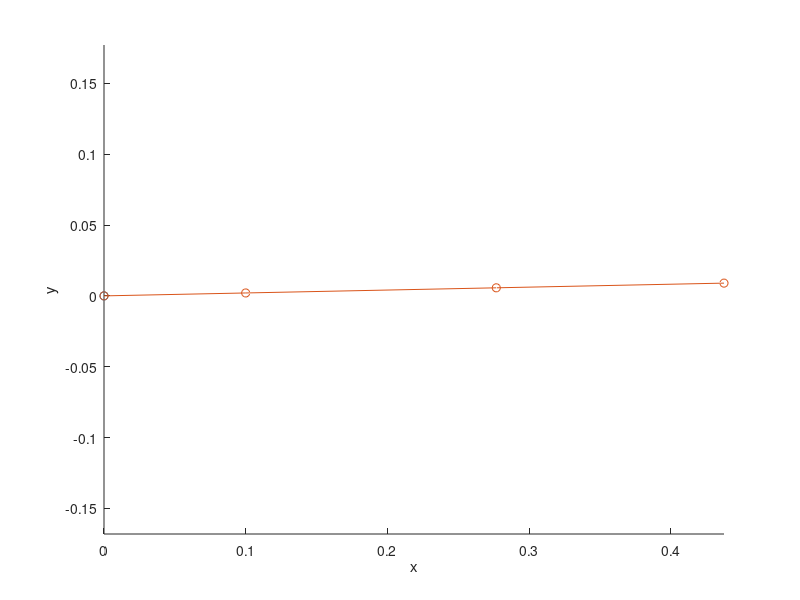

The MATLAB script that drew this image:
clc; clear;
%DESIRED END EFFECTOR VALUES
%End Effector Position in Meters
x=0.4375;
y=0.0090;
z=-0.0147;
%James testing values
% x=0.4062;
% y=-0.1082;
% z=-0.1768;
%James testing values
%Link Lengths in Meters
L1=.1;
L2=.25;
L3=.25;

%TOP VIEW
%Angle of Rotation in xy-plane (YAW)
t1=atan(y/x);
%Joint Position in xy-plane (4 joints: a,b,c,d)
xa=0;
ya=0;
xb=L1*cos(t1);
yb=L1*sin(t1);

%SIDE VIEW
%Joint Position in xz-plane (4 joints: a,b,c,d)
za=0;
zb=0;
%zc=L2*cos(t2) - don't know yet
zd=z;

%MAJOR CALCULATIONS
%Reference Lengths
r1=sqrt((x-xb)^2+(y-yb)^2); %between joint b & d (along x)
r2=zd;                      %between joint d & L1 horizontal (along x)
r3=sqrt(r1^2+r2^2);         %between joint b & d
%r4=L1+r1                   %between joint a & d (along x) %same thing as z
%r5=sqrt(x^2+y^2)           %between joint a & d    %not needed

%Reference Angles
phi1=acos((L2^2+r3^2-L3^2)/(2*L2*r3));
%phi1=acos((-L2^2+L1^2+r3^2)/(2*L1*r3)); original
phi2=atan(r2/r1);
phi3=acos((L2^2+L3^2-r3^2)/(2*L2*L3));
%phi3=acos((-r3^2+L1^2+L2^2)/(2*L1*L2));original

%Joint Angles in Radians (2^2=4 possibilities for t2: 1,2,3,4)
t1=atan(y/x);
t3=abs(pi-phi3);
%normal walking (below body horizontal)
%assuming zd < 0    
t2=phi1-phi2;       %possible1 joint 2 angle; dz=neg, cz=pos
t2f=phi1+phi2;  %bad configuration for these scenarios
A=[t2,t2f];
t2=min(A);      %choose least theta 2 (leg always arch upward)
%t2=find(A==min(A)); 
if  t2 < 0          %if guess of cz is incorrect
    t2=phi2-phi1;   %possible2 joint 2 angle; dz=neg, cz=neg
    fprintf('possibility2 dz=neg, cz=neg THIS HASNT BEEN FULLY TESTED')
    A=[t2,t2f];
    t2=min(A);      %choose least theta 2 (leg always arch upward)
    t2=t2*(-1);     %THIS HASN'T BEEN FULLY TESTED
end
if  zd > 0          %stepping up (above body horizontal)
    t2=phi1+phi2;  %possible3 joint 2 angle; dz=pos, cz=pos
    fprintf('possibility3 dz=pos, cz=pos')
    %t2d=...        %dz=pos, cz=neg; leg would alwyas be U-shapped
    t2f=phi1-phi2;  %bad configuration for this scenario
    A=[t2,t2f];
    t2=max(A);      %choose greatest theta 2 (leg always arch upward)
end
    fprintf('possibility1 dz=neg, cz=pos')
%original
% t3=pi-phi3;
% if t3 < 0  %theta 3 always positive 
%       fprintf('theta 3 changed to positive' )
%       t3=(pi-phi3)*(-1);
% end
% ta=t2a*(180/pi)
% tb=t2b*(180/pi)
%original

%Reference Angles and Lengths continued (joint: c)
tb=pi-abs(t2);                          %angle next to joint b
r6=sqrt(L2^2+L1^2-(2*L2*L1*cos(tb)));   %between joint a & c
ta=acos((L1^2+r6^2-L2^2)/(2*L1*r6));    %angle next to joint b
tc=pi-((pi/2)+ta);

%Joint Position in xz-plane (joints: c,d)
xc=r6*sin(tc);
yc=xc*sin(t1);
%xc=(L1+L2)*cos(t1); - NOPE WRONG
%yc=(L1+L2)*sin(t1); - NOPE WRONG
xd=x;
%xd=(L1+L2+L3)*cos(t1);
yd=y;
%yd=(L1+L2+L3)*sin(t1);
zc=L2*cos(tc);
%zc=L2*sin(tb) - NOPE WRONG

%FINAL VALUES
%Joint Angles in Radians
t1=t1*(180/pi)
t2=t2*(180/pi)
t3=t3*(180/pi)

%GRAPHING THE LEG
%x=[xa xb xc L1*cos(t1)+L2*cos(t2)*sin(t2)+L3*(cos(t1)*cos(t2)*sin(t3)+cos(t1)*sin(t2)*cos(t3))]
%y=[ya yb yc L1*sin(t1)+L2*sin(t1)*cos(t2)+L3*(sin(t1)*cos(t2)*sin(t3)+sin(t1)*sin(t2)*cos(t3))]
%z=[za zb zc L2*cos(t2)+L3*(sin(t2)*sin(t3)-cos(t2)*cos(t3))]
x=[xa xb xc xd]
y=[ya yb yc yd]
z=[za zb zc zd]
%x=[0 L3*cos(t1) L3*cos(t1)+L1*cos(t2) L3*cos(t1)+L1*cos(t2)+L2*cos(t2+t3)]  %original
%y=[0 L3*sin(t1) L3*sin(t1)+L1*cos(t2)*sin(t1) L3*sin(t1)+L1*cos(t2)*sin(t1)+L2*cos(t2+t3)*sin(t1)]  %original
%z=[0 0          L1*sin(t2) L1*sin(t2)+L2*sin(t2+t3)]  %original
%James checking values
% x = [0 1 3 4]
% y = [0 0 .3 -1]
% z = [0 0 .6 -1.7]
%James checking values
hold on
plot3(0,0,0,'o-')   %colors: https://www.mathworks.com/help/matlab/ref/colorspec.html
plot3(x,y,z,'o-')   %colors: https://www.mathworks.com/help/matlab/ref/colorspec.html
xlabel('x')
ylabel('y')
zlabel('z')
axis equal
